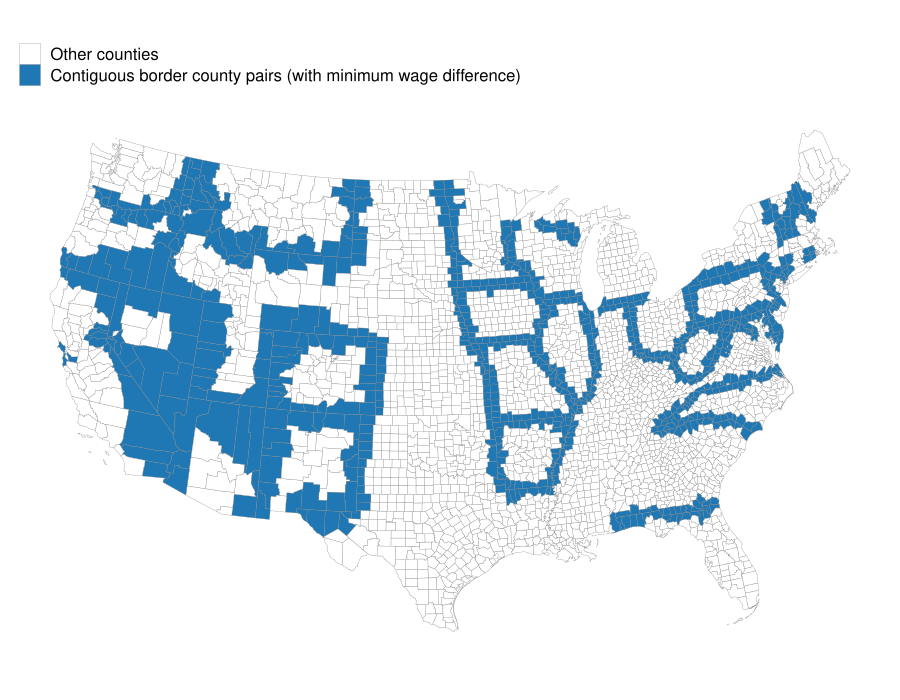

This chart was generated by the following R code:
#' Scott Cohn
#' Bowles and Halliday
#' DLR Map replication

library(tidyverse)
library(dplyr)
library(ggplot2)
library(maps)
library(mapproj)
library(cowplot)
library(socviz)

dlr_c1 <- read_csv("Documents/UMass/RA/Dropbox/DLR_replication/DLR replication files/Dofiles/dlr_c1.csv")
grays <- gray.colors(25, start = 1, end = 0)

'%!in%' <- function(x,y)!('%in%'(x,y))

dlr_mapvar <- dlr_c1 %>% 
  mutate(incl_fips = ifelse(dlr_c1$mapvar == 11 | dlr_c1$mapvar == 1, dlr_c1$countyfipsnum, NA)) %>%
  select(incl_fips)

dlr_mapvar <- dplyr::pull(dlr_mapvar, incl_fips)


county_full <- left_join(county_map, county_data, by = "id") %>%
  filter(state %!in% c("AK", "HI"))

p0 <- county_full %>%
  mutate(dlr_mapvar = fips %in% dlr_mapvar) %>% 
  ggplot(mapping = aes(x = long, y = lat, fill = dlr_mapvar, group = group)) 

p1 <- p0 + geom_polygon(color = grays[20], size = 0.1) + 
  coord_equal()
  #coord_map(projection = "albers", lat0 = 39, lat1 = 45) 
  #coord_map(projection = "gilbert") +
  # coord_map() 

p2 <- p1 + scale_fill_manual(values = c("TRUE" = "#1F78B4", "FALSE" = "white"), 
                    labels = c("Other counties", "Contiguous border county pairs (with minimum wage difference)")) 

p2 + guides(fill = guide_legend(nrow = 2)) +
  theme_map() +
  theme(legend.position = "top", legend.title = element_blank())
  
ggsave("DLR_C1_Replication.pdf", width = 9, height = 7, units = "in")
